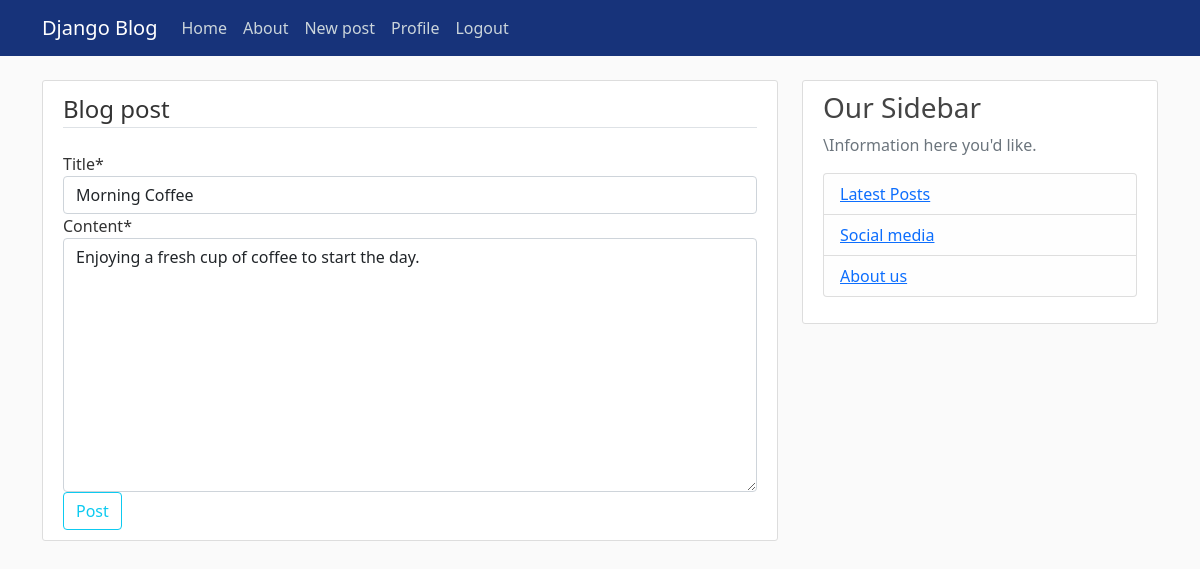
The app's page /post/5/update/ (signed in) with its own data.
### blog/models.py (models this page shows, shortened)
class Post(models.Model):
	title = models.CharField(max_length = 100)
	content = models.TextField()
	date_posted = models.DateTimeField(default = timezone.now)
	author = models.ForeignKey(User, on_delete = models.CASCADE)

### blog/views.py (the view, shortened to what this page needs)
# urls.py: path('post/<int:pk>/update/', PostUpdateView.as_view(), name='post-update'),
class PostUpdateView(LoginRequiredMixin, UserPassesTestMixin, UpdateView):
    model = Post
    fields = ['title', 'content']
    def test_func(self):
        post = self.get_object()
        if self.request.user == post.author:
            return True
        return False # else = error

### blog/templates/blog/post_form.html (shortened to what this page needs)
{% extends "blog/base.html" %}
{% load crispy_forms_tags %}
{% block content %}
	<div class="content-section">
		<form method="POST">
			<fieldset class="form-group">
				<legend class="border-bottom mb-4">Blog post</legend>
				{{ form|crispy }}
			</fieldset>
			<div class="form-group">
				<button class="btn btn-outline-info" type="submit">Post</button>
			</div>
		</form>
	</div>
{% endblock content %}

### blog/static/blog/main.css (style rules this page uses)
body { background: #fafafa; color: #333333; margin-top: 5rem; }
.content-section { background: #ffffff; padding: 10px 20px; border: 1px solid #dddddd; border-radius: 3px; margin-bottom: 20px; }

### records on screen
Post: title "Morning Coffee", content "Enjoying a fresh cup of coffee to start the day."
